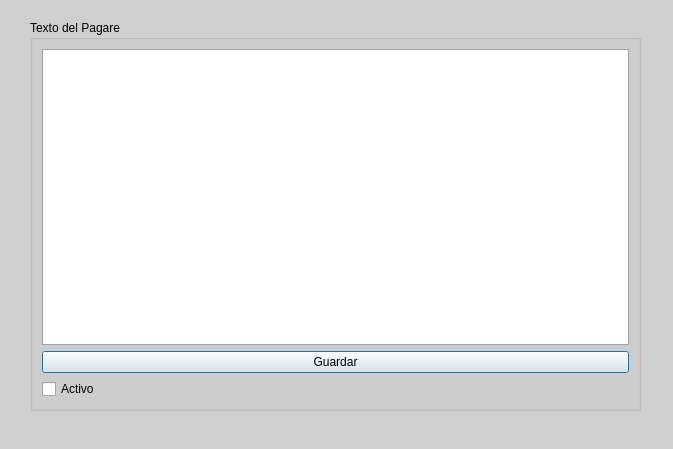
<?xml version="1.0" encoding="UTF-8"?>
<ui version="4.0">
 <class>Dialog</class>
 <widget class="QDialog" name="Dialog">
  <property name="geometry">
   <rect>
    <x>0</x>
    <y>0</y>
    <width>673</width>
    <height>449</height>
   </rect>
  </property>
  <property name="palette">
   <palette>
    <active>
     <colorrole role="WindowText">
      <brush brushstyle="SolidPattern">
       <color alpha="255">
        <red>0</red>
        <green>0</green>
        <blue>0</blue>
       </color>
      </brush>
     </colorrole>
     <colorrole role="Button">
      <brush brushstyle="SolidPattern">
       <color alpha="255">
        <red>207</red>
        <green>207</green>
        <blue>207</blue>
       </color>
      </brush>
     </colorrole>
     <colorrole role="Light">
      <brush brushstyle="SolidPattern">
       <color alpha="255">
        <red>255</red>
        <green>255</green>
        <blue>255</blue>
       </color>
      </brush>
     </colorrole>
     <colorrole role="Midlight">
      <brush brushstyle="SolidPattern">
       <color alpha="255">
        <red>231</red>
        <green>231</green>
        <blue>231</blue>
       </color>
      </brush>
     </colorrole>
     <colorrole role="Dark">
      <brush brushstyle="SolidPattern">
       <color alpha="255">
        <red>103</red>
        <green>103</green>
        <blue>103</blue>
       </color>
      </brush>
     </colorrole>
     <colorrole role="Mid">
      <brush brushstyle="SolidPattern">
       <color alpha="255">
        <red>138</red>
        <green>138</green>
        <blue>138</blue>
       </color>
      </brush>
     </colorrole>
     <colorrole role="Text">
      <brush brushstyle="SolidPattern">
       <color alpha="255">
        <red>0</red>
        <green>0</green>
        <blue>0</blue>
       </color>
      </brush>
     </colorrole>
     <colorrole role="BrightText">
      <brush brushstyle="SolidPattern">
       <color alpha="255">
        <red>255</red>
        <green>255</green>
        <blue>255</blue>
       </color>
      </brush>
     </colorrole>
     <colorrole role="ButtonText">
      <brush brushstyle="SolidPattern">
       <color alpha="255">
        <red>0</red>
        <green>0</green>
        <blue>0</blue>
       </color>
      </brush>
     </colorrole>
     <colorrole role="Base">
      <brush brushstyle="SolidPattern">
       <color alpha="255">
        <red>255</red>
        <green>255</green>
        <blue>255</blue>
       </color>
      </brush>
     </colorrole>
     <colorrole role="Window">
      <brush brushstyle="SolidPattern">
       <color alpha="255">
        <red>207</red>
        <green>207</green>
        <blue>207</blue>
       </color>
      </brush>
     </colorrole>
     <colorrole role="Shadow">
      <brush brushstyle="SolidPattern">
       <color alpha="255">
        <red>0</red>
        <green>0</green>
        <blue>0</blue>
       </color>
      </brush>
     </colorrole>
     <colorrole role="AlternateBase">
      <brush brushstyle="SolidPattern">
       <color alpha="255">
        <red>231</red>
        <green>231</green>
        <blue>231</blue>
       </color>
      </brush>
     </colorrole>
     <colorrole role="ToolTipBase">
      <brush brushstyle="SolidPattern">
       <color alpha="255">
        <red>255</red>
        <green>255</green>
        <blue>220</blue>
       </color>
      </brush>
     </colorrole>
     <colorrole role="ToolTipText">
      <brush brushstyle="SolidPattern">
       <color alpha="255">
        <red>0</red>
        <green>0</green>
        <blue>0</blue>
       </color>
      </brush>
     </colorrole>
    </active>
    <inactive>
     <colorrole role="WindowText">
      <brush brushstyle="SolidPattern">
       <color alpha="255">
        <red>0</red>
        <green>0</green>
        <blue>0</blue>
       </color>
      </brush>
     </colorrole>
     <colorrole role="Button">
      <brush brushstyle="SolidPattern">
       <color alpha="255">
        <red>207</red>
        <green>207</green>
        <blue>207</blue>
       </color>
      </brush>
     </colorrole>
     <colorrole role="Light">
      <brush brushstyle="SolidPattern">
       <color alpha="255">
        <red>255</red>
        <green>255</green>
        <blue>255</blue>
       </color>
      </brush>
     </colorrole>
     <colorrole role="Midlight">
      <brush brushstyle="SolidPattern">
       <color alpha="255">
        <red>231</red>
        <green>231</green>
        <blue>231</blue>
       </color>
      </brush>
     </colorrole>
     <colorrole role="Dark">
      <brush brushstyle="SolidPattern">
       <color alpha="255">
        <red>103</red>
        <green>103</green>
        <blue>103</blue>
       </color>
      </brush>
     </colorrole>
     <colorrole role="Mid">
      <brush brushstyle="SolidPattern">
       <color alpha="255">
        <red>138</red>
        <green>138</green>
        <blue>138</blue>
       </color>
      </brush>
     </colorrole>
     <colorrole role="Text">
      <brush brushstyle="SolidPattern">
       <color alpha="255">
        <red>0</red>
        <green>0</green>
        <blue>0</blue>
       </color>
      </brush>
     </colorrole>
     <colorrole role="BrightText">
      <brush brushstyle="SolidPattern">
       <color alpha="255">
        <red>255</red>
        <green>255</green>
        <blue>255</blue>
       </color>
      </brush>
     </colorrole>
     <colorrole role="ButtonText">
      <brush brushstyle="SolidPattern">
       <color alpha="255">
        <red>0</red>
        <green>0</green>
        <blue>0</blue>
       </color>
      </brush>
     </colorrole>
     <colorrole role="Base">
      <brush brushstyle="SolidPattern">
       <color alpha="255">
        <red>255</red>
        <green>255</green>
        <blue>255</blue>
       </color>
      </brush>
     </colorrole>
     <colorrole role="Window">
      <brush brushstyle="SolidPattern">
       <color alpha="255">
        <red>207</red>
        <green>207</green>
        <blue>207</blue>
       </color>
      </brush>
     </colorrole>
     <colorrole role="Shadow">
      <brush brushstyle="SolidPattern">
       <color alpha="255">
        <red>0</red>
        <green>0</green>
        <blue>0</blue>
       </color>
      </brush>
     </colorrole>
     <colorrole role="AlternateBase">
      <brush brushstyle="SolidPattern">
       <color alpha="255">
        <red>231</red>
        <green>231</green>
        <blue>231</blue>
       </color>
      </brush>
     </colorrole>
     <colorrole role="ToolTipBase">
      <brush brushstyle="SolidPattern">
       <color alpha="255">
        <red>255</red>
        <green>255</green>
        <blue>220</blue>
       </color>
      </brush>
     </colorrole>
     <colorrole role="ToolTipText">
      <brush brushstyle="SolidPattern">
       <color alpha="255">
        <red>0</red>
        <green>0</green>
        <blue>0</blue>
       </color>
      </brush>
     </colorrole>
    </inactive>
    <disabled>
     <colorrole role="WindowText">
      <brush brushstyle="SolidPattern">
       <color alpha="255">
        <red>103</red>
        <green>103</green>
        <blue>103</blue>
       </color>
      </brush>
     </colorrole>
     <colorrole role="Button">
      <brush brushstyle="SolidPattern">
       <color alpha="255">
        <red>207</red>
        <green>207</green>
        <blue>207</blue>
       </color>
      </brush>
     </colorrole>
     <colorrole role="Light">
      <brush brushstyle="SolidPattern">
       <color alpha="255">
        <red>255</red>
        <green>255</green>
        <blue>255</blue>
       </color>
      </brush>
     </colorrole>
     <colorrole role="Midlight">
      <brush brushstyle="SolidPattern">
       <color alpha="255">
        <red>231</red>
        <green>231</green>
        <blue>231</blue>
       </color>
      </brush>
     </colorrole>
     <colorrole role="Dark">
      <brush brushstyle="SolidPattern">
       <color alpha="255">
        <red>103</red>
        <green>103</green>
        <blue>103</blue>
       </color>
      </brush>
     </colorrole>
     <colorrole role="Mid">
      <brush brushstyle="SolidPattern">
       <color alpha="255">
        <red>138</red>
        <green>138</green>
        <blue>138</blue>
       </color>
      </brush>
     </colorrole>
     <colorrole role="Text">
      <brush brushstyle="SolidPattern">
       <color alpha="255">
        <red>103</red>
        <green>103</green>
        <blue>103</blue>
       </color>
      </brush>
     </colorrole>
     <colorrole role="BrightText">
      <brush brushstyle="SolidPattern">
       <color alpha="255">
        <red>255</red>
        <green>255</green>
        <blue>255</blue>
       </color>
      </brush>
     </colorrole>
     <colorrole role="ButtonText">
      <brush brushstyle="SolidPattern">
       <color alpha="255">
        <red>103</red>
        <green>103</green>
        <blue>103</blue>
       </color>
      </brush>
     </colorrole>
     <colorrole role="Base">
      <brush brushstyle="SolidPattern">
       <color alpha="255">
        <red>207</red>
        <green>207</green>
        <blue>207</blue>
       </color>
      </brush>
     </colorrole>
     <colorrole role="Window">
      <brush brushstyle="SolidPattern">
       <color alpha="255">
        <red>207</red>
        <green>207</green>
        <blue>207</blue>
       </color>
      </brush>
     </colorrole>
     <colorrole role="Shadow">
      <brush brushstyle="SolidPattern">
       <color alpha="255">
        <red>0</red>
        <green>0</green>
        <blue>0</blue>
       </color>
      </brush>
     </colorrole>
     <colorrole role="AlternateBase">
      <brush brushstyle="SolidPattern">
       <color alpha="255">
        <red>207</red>
        <green>207</green>
        <blue>207</blue>
       </color>
      </brush>
     </colorrole>
     <colorrole role="ToolTipBase">
      <brush brushstyle="SolidPattern">
       <color alpha="255">
        <red>255</red>
        <green>255</green>
        <blue>220</blue>
       </color>
      </brush>
     </colorrole>
     <colorrole role="ToolTipText">
      <brush brushstyle="SolidPattern">
       <color alpha="255">
        <red>0</red>
        <green>0</green>
        <blue>0</blue>
       </color>
      </brush>
     </colorrole>
    </disabled>
   </palette>
  </property>
  <property name="windowTitle">
   <string>Dialog</string>
  </property>
  <widget class="QGroupBox" name="groupBox">
   <property name="geometry">
    <rect>
     <x>30</x>
     <y>20</y>
     <width>611</width>
     <height>391</height>
    </rect>
   </property>
   <property name="title">
    <string>Texto del Pagare</string>
   </property>
   <layout class="QVBoxLayout" name="verticalLayout">
    <item>
     <widget class="QTextEdit" name="textEdit"/>
    </item>
    <item>
     <widget class="QPushButton" name="pushButton">
      <property name="styleSheet">
       <string notr="true">#topFrame QPushButton {
color: #333;
border: 2px solid #555;
border-radius: 11px;
padding: 5px;
background: qradialgradient(cx: 0.3, cy: -0.4,
fx: 0.3, fy: -0.4,
radius: 1.35, stop: 0 #fff, stop: 1 #888);
min-width: 80px;
}
</string>
      </property>
      <property name="text">
       <string>Guardar</string>
      </property>
     </widget>
    </item>
    <item>
     <widget class="QCheckBox" name="checkBox">
      <property name="text">
       <string>Activo</string>
      </property>
     </widget>
    </item>
   </layout>
  </widget>
 </widget>
 <resources/>
 <connections/>
</ui>
